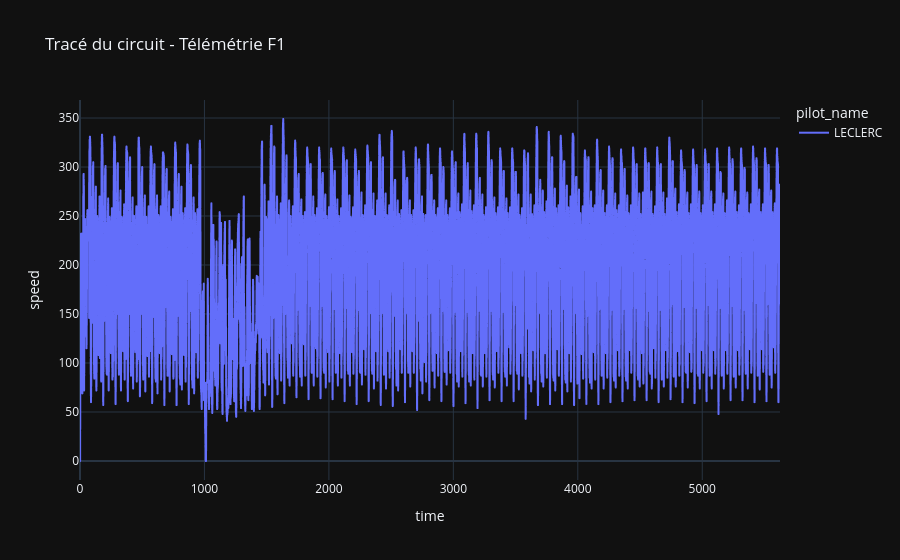

The notebook cell saved with this chart:
### Code cell
import duckdb
import plotly.express as px

# 1. Connexion
con = duckdb.connect(database='md:')

# 2. Définition du chemin
path_parquet = "/home/alexandre/Projects/Perso/Data_Engineer/F1/data/silver/f1_data.parquet"

# Création d'une vue pour simplifier les requêtes suivantes
con.execute(f"CREATE VIEW IF NOT EXISTS telemetry_view AS SELECT * FROM read_parquet('{path_parquet}')")

# 3. Extraction des données (on filtre sur UN pilote pour commencer, sinon c'est illisible)
# On ne met PAS de GROUP BY ici, on veut la trajectoire complète
df = con.execute("""
    SELECT pilot_name, speed,time
    FROM telemetry_view
    WHERE pilot_name = 'LECLERC'
    ORDER BY date ASC
""").df()

# 4. Création du visuel (Tracé du circuit)
fig = px.line(
    df,
    x='time',
    y='speed',
    color='pilot_name',
    title="Tracé du circuit - Télémétrie F1"
)

# 5. L'astuce cruciale pour ne pas avoir un circuit déformé
fig.update_layout(template="plotly_dark") # Look F1 direct

fig.show()

### Figure 1 — Plotly figure (JSON) as saved in the notebook; plotly's stock layout.template omitted (floating-point values rounded to 4 significant figures; data arrays with more than 128 entries replaced by an {"elided": "..."} marker saying what was removed)
{"data": [{"hovertemplate": "pilot_name=LECLERC<br>time=%{x}<br>speed=%{y}<extra></extra>", "legendgroup": "LECLERC", "line": {"color": "#636efa", "dash": "solid"}, "marker": {"symbol": "circle"}, "mode": "lines", "name": "LECLERC", "showlegend": true, "type": "scattergl", "x": {"elided": "42221 float values"}, "xaxis": "x", "y": {"elided": "42221 float values"}, "yaxis": "y"}], "layout": {"legend": {"title": {"text": "pilot_name"}, "tracegroupgap": 0}, "title": {"text": "Tracé du circuit - Télémétrie F1"}, "xaxis": {"anchor": "y", "domain": [0, 1], "title": {"text": "time"}}, "yaxis": {"anchor": "x", "domain": [0, 1], "title": {"text": "speed"}}}}
